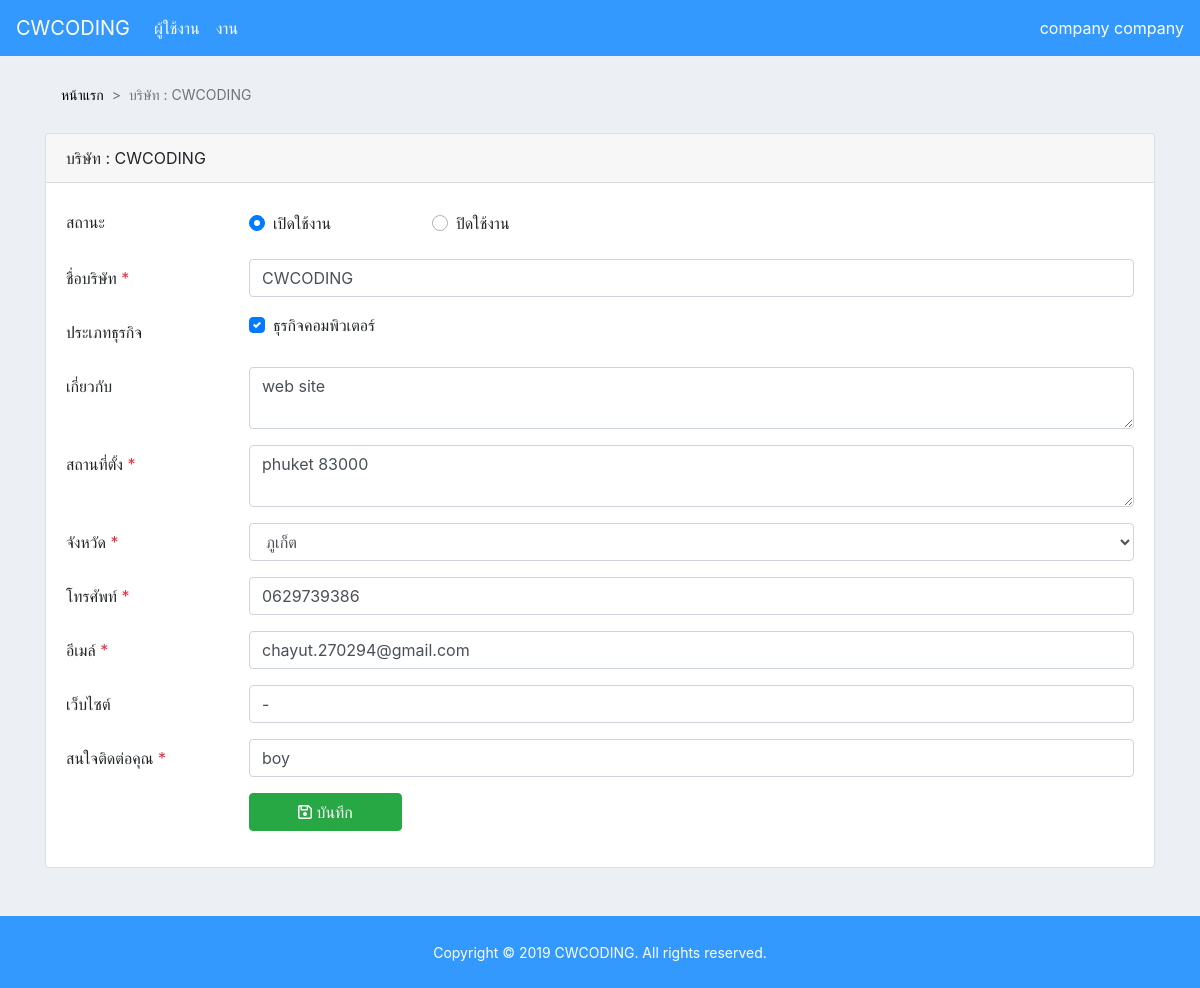
Page /app/dashboard/?page=company_profile (signed in) on the committed database.
### tables this page shows
CREATE TABLE `company` (
  `id` int(11) NOT NULL,
  `name` varchar(100) NOT NULL,
  `business_type` text NOT NULL,
  `about` text NOT NULL,
  `address` text NOT NULL,
  `province` int(11) NOT NULL,
  `tel` varchar(20) NOT NULL,
  `email` varchar(100) NOT NULL,
  `web_site` varchar(100) NOT NULL,
  `contact` varchar(100) NOT NULL,
  `updated_at` datetime NOT NULL,
  `created_at` datetime NOT NULL,
  `status` enum('Y','N') NOT NULL
);

CREATE TABLE `business_type` (
  `id` int(11) NOT NULL,
  `name` varchar(100) NOT NULL,
  `status` enum('Y','N') NOT NULL
);

CREATE TABLE `province` (
  `id` int(11) NOT NULL,
  `name` varchar(100) NOT NULL,
  `status` enum('Y','N') NOT NULL
);

### services/services.php (called while the page is built, shortened)
<?php
require_once("../../db_function/db_function.php");
$connection = db_connect();
function get_province($req = null)
{
    global $connection;
    $sql = "SELECT `id`, `name`, `status` FROM `province` ";
    $result = db_select($connection, $sql);
    $rows = array();
    if (!empty($result)) {
        foreach ($result as $row) {
            $rows[] = $row;
        }
    }
    return $rows;
}
function get_business_type($req = null)
{
    global $connection;
    $sql = "SELECT `id`, `name`, `status` FROM `business_type` ";
    $result = db_select($connection, $sql);
    $rows = array();
    if (!empty($result)) {
        foreach ($result as $row) {
            $rows[] = $row;
        }
    }
    return $rows;
}
function get_company($req = null)
{
    global $connection;
    if (!empty($req["id"])) {
        $id = $req["id"];
    }
    $sql = "SELECT `id`, `name`, `status`, `business_type`, `about`, `address`, `province`, `tel`, `email`, `web_site`, `contact`, `updated_at`, `created_at` FROM `company` ";
    if (!empty($req["id"])) {
        $sql .= "WHERE id = '" . $id . "' ";
    }
    $result = db_select($connection, $sql);
    $rows = array();
    if (!empty($result)) {
        foreach ($result as $row) {
            $rows[] = $row;
        }
    }
    return $rows;
}

### db_function/db_function.php (called while the page is built, shortened)
<?php
function db_query($connection,$sql){
    try{
        $result = $connection->query($sql);
        return $result;
    }
    catch(Exception $e){
        echo "Erorer Code : " . $e->getCode() ."<br/>DB Query Failed: " . $e->getMessage();
        exit();
    }
}
function db_select($connection,$sql){
        $result = db_query($connection,$sql);
        $rows = array();
        while($row = $result->fetch_assoc()){
            $rows[] = $row;
        }
        return $rows;
}
?>

### app/company/company_profile.php (the view, shortened to what this page needs)
<?php
$req = array(
    "id" => $_SESSION["COMPANY"],
);
$res = get_company($req);
?>
<nav aria-label="breadcrumb" class="mt-3">
    <div class="container">
        <ol class="breadcrumb">
            <li class="breadcrumb-item"><a href="./">หน้าแรก</a></li>
            <li class="breadcrumb-item active" aria-current="page">บริษัท : <?php echo $res[0]["name"]; ?></li>
        </ol>
    </div>
</nav>
<div id="page-content" class="mb-5">
    <div class="container">
        <div class="row">
            <div class="col-md-12">
                <div class="card">
                    <div class="card-header">
                        <div class="row">
                            <div class="col-md-6">
                                บริษัท : <?php echo $res[0]["name"]; ?>
                            </div>
                        </div>
                    </div>
                    <div class="card-body">
                        <form action="../company/do_company.php" method="POST">
                            <div class="form-group row">
                                <label for="customSwitch1" class="col-12 col-lg-2 col-form-label">สถานะ</label>
                                <div class="col-6 col-lg-2">
                                    <div class="custom-control custom-radio my-2">
                                        <label class="custom-control-label" for="enabled">เปิดใช้งาน</label>
                                    </div>
                                </div>
                                <div class="col-6 col-lg-2">
                                    <div class="custom-control custom-radio my-2">
                                        <label class="custom-control-label" for="disnabled">ปิดใช้งาน</label>
                                    </div>
                                </div>
                            </div>
                            <div class="form-group row">
                                <label for="staticEmail" class="col-sm-2 col-form-label">ชื่อบริษัท <span class="text-danger">*</span></label>
                                <div class="col-sm-10">
                                    <input type="text" id="company_name" name="company_name" value="<?php echo $res[0]["name"]; ?>" class="form-control" required>
                                </div>
                            </div>
                            <div class="form-group row">
                                <label for="staticEmail" class="col-sm-2 col-form-label">ประเภทธุรกิจ</label>
                                <div class="col-sm-10">
                                    <?php
                                    $res_business = get_business_type();
                                    foreach ($res_business as $row) {
                                        ?>
                                        <div class="custom-control custom-checkbox custom-control-inline">
                                            <label class="custom-control-label" for="business_type_<?php echo $row["id"]; ?>"><?php echo $row["name"]; ?></label>
                                        </div>
                                    <?php } ?>
                                </div>
                            </div>
                            <div class="form-group row">
                                <label for="staticEmail" class="col-sm-2 col-form-label">เกี่ยวกับ</label>
                                <div class="col-sm-10">
                                    <textarea id="about" name="about" class="form-control"><?php echo $res[0]["about"]; ?></textarea>
                                </div>
                            </div>
                            <div class="form-group row">
                                <label for="staticEmail" class="col-sm-2 col-form-label">สถานที่ตั้ง <span class="text-danger">*</span></label>
                                <div class="col-sm-10">
                                    <textarea id="address" name="address" class="form-control" required><?php echo $res[0]["address"]; ?></textarea>
                                </div>
                            </div>
                            <div class="form-group row">
                                <label for="staticEmail" class="col-sm-2 col-form-label">จังหวัด <span class="text-danger">*</span></label>
                                <div class="col-sm-10">
                                    <select name="province" id="province" class="form-control" required>
                                        <?php
                                        $res_province = get_province();
                                        foreach ($res_province as $row) {
                                            ?>
                                            <option value="<?php echo $row["id"]; ?>" <?php if ($row["id"] == $res[0]["province"]) {
                                                                                                echo "selected";
                                                                                            } ?>><?php echo $row["name"]; ?></option>
                                        <?php } ?>
                                    </select>
                                </div>
                            </div>
                            <div class="form-group row">
                                <label for="staticEmail" class="col-sm-2 col-form-label">โทรศัพท์ <span class="text-danger">*</span></label>
                                <div class="col-sm-10">
                                    <input type="tel" id="tel" name="tel" value="<?php echo $res[0]["tel"]; ?>" class="form-control" required>
                                </div>
                            </div>
                            <div class="form-group row">
                                <label for="staticEmail" class="col-sm-2 col-form-label">อีเมล์ <span class="text-danger">*</span></label>
                                <div class="col-sm-10">
                                    <input type="email" id="email" name="email" value="<?php echo $res[0]["email"]; ?>" class="form-control" required>
                                </div>
                            </div>
                            <div class="form-group row">
                                <label for="staticEmail" class="col-sm-2 col-form-label">เว็บไซต์</label>
                                <div class="col-sm-10">
                                    <input type="text" id="web_site" name="web_site" value="<?php echo $res[0]["web_site"]; ?>" class="form-control">
                                </div>
                            </div>
                            <div class="form-group row">
                                <label for="staticEmail" class="col-sm-2 col-form-label">สนใจติดต่อคุณ <span class="text-danger">*</span></label>
                                <div class="col-sm-10">
                                    <input type="text" id="contact" name="contact" value="<?php echo $res[0]["contact"]; ?>" class="form-control">
                                </div>
                            </div>
                            <div class="form-group row">
                                <label for="staticEmail" class="col-sm-2 col-form-label"></label>
                                <div class="col-12 col-lg-2">
                                    <button type="submit" class="btn btn-block btn-success"><i class="fa fa-save"></i>
                                        บันทึก</button>
                                </div>
                            </div>
                        </form>
                    </div>
                </div>
            </div>
        </div>
    </div>
</div>

### assets/css/style.css (style rules this page uses)
:root { --input-padding-x: 1.5rem; --input-padding-y: .75rem; }
body { background: #007bff; background: linear-gradient(to right, #0062E6, #33AEFF); }
html, body { height: 100%; }
body { background: #eceff4 !important; }
#page-content { flex: 1 0 auto; }
.breadcrumb-item+.breadcrumb-item::before { display: inline-block; padding-right: .5rem; color: #6c757d; content: ">"; }
.breadcrumb { display: -ms-flexbox; display: flex; -ms-flex-wrap: wrap; flex-wrap: wrap; padding: .75rem 1rem; margin-bottom: 1rem; list-style: none; background-color: transparent; border-radius: .25rem; }
.breadcrumb-item { font-size: 14px; }
.breadcrumb-item>a { color: #000000; text-decoration: none; }

### rows in the picture
company: name "CWCODING", company_name "CWCODING", about "web site", address "phuket 83000", province "ภูเก็ต", tel "0629739386", email "chayut.270294@gmail.com", web_site "-", contact "boy"
business_type: name "ธุรกิจคอมพิวเตอร์"

### other values in the picture
$_SESSION["FIRSTNAME"] "company"
$_SESSION["LASTNAME"] "company"
